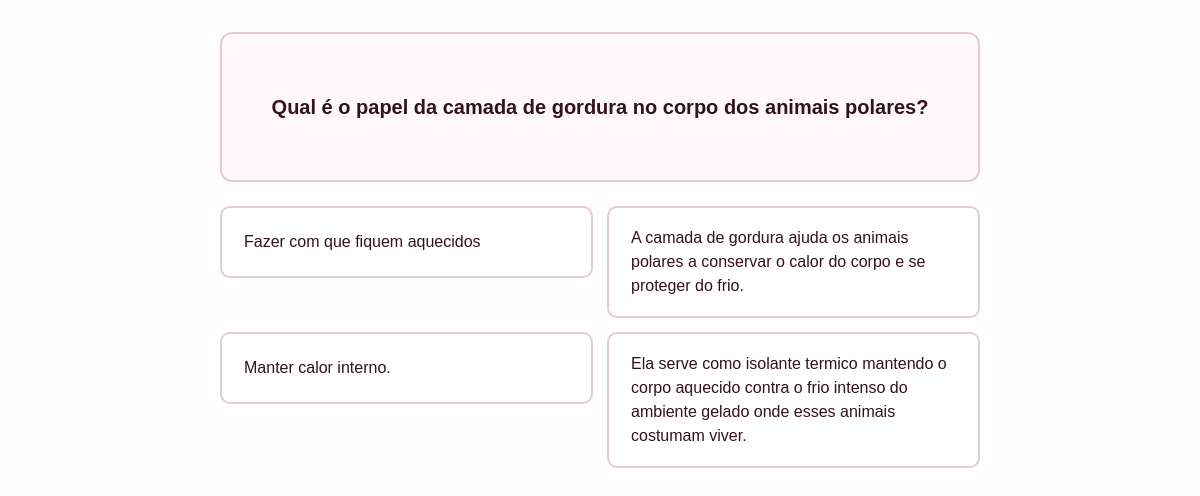
The page /codigo/teste.php on the database its author committed.
### tables this page shows
CREATE TABLE IF NOT EXISTS `pergunta` (
  `idpergunta` INT NOT NULL AUTO_INCREMENT,
  `enunciado` TEXT NOT NULL,
  PRIMARY KEY (`idpergunta`),
  UNIQUE INDEX `idpergunta_UNIQUE` (`idpergunta` ASC) VISIBLE);

CREATE TABLE IF NOT EXISTS `resposta` (
  `idresposta` INT NOT NULL AUTO_INCREMENT,
  `idpergunta` INT NOT NULL,
  `resposta` TEXT NOT NULL,
  `tipo_resposta` TINYINT NOT NULL,
  PRIMARY KEY (`idresposta`, `idpergunta`),
  UNIQUE INDEX `idresposta_UNIQUE` (`idresposta` ASC) VISIBLE,
  INDEX `fk_resposta_pergunta_idx` (`idpergunta` ASC) VISIBLE,
  CONSTRAINT `fk_resposta_pergunta`
    FOREIGN KEY (`idpergunta`)
    REFERENCES `pergunta` (`idpergunta`)
    ON DELETE NO ACTION
    ON UPDATE NO ACTION);

### codigo/teste.php (the view, shortened to what this page needs)
<?php
require_once 'conexao.php';
    ?>
    <?php
$indice_atual = (int) $_SESSION['indice_pergunta'];
$idpergunta_atual = $_SESSION['perguntas_teste'][$indice_atual];
$sql_pergunta = "SELECT enunciado
                 FROM pergunta
                 WHERE idpergunta = $idpergunta_atual
                 LIMIT 1";
$resultado_pergunta = mysqli_query($conexao, $sql_pergunta);
$pergunta_atual = mysqli_fetch_assoc($resultado_pergunta);
$enunciado = htmlspecialchars($pergunta_atual['enunciado'], ENT_QUOTES, 'UTF-8');
$sql_humanas = "SELECT idresposta, resposta
                FROM resposta
                WHERE idpergunta = $idpergunta_atual
                AND tipo_resposta = 1
                ORDER BY RAND()
                LIMIT 3";
$respostas_humanas = mysqli_query($conexao, $sql_humanas);
$sql_ia = "SELECT idresposta, resposta
           FROM resposta
           WHERE idpergunta = $idpergunta_atual
           AND tipo_resposta = 2
           LIMIT 1";
$resposta_ia = mysqli_query($conexao, $sql_ia);
?>
<!DOCTYPE html>
<html lang="pt-br">
<head>
    <link rel="stylesheet" href="style.css">
</head>
<body>
    <div class="questao">
        <div class="pergunta">
            <p><strong><?php echo $enunciado; ?></strong></p>
        </div>
        <div class="alternativas">
            <?php while ($resposta = mysqli_fetch_assoc($respostas_humanas)): ?>
                <?php
                $alternativa = htmlspecialchars($resposta['resposta'], ENT_QUOTES, 'UTF-8');
                ?>
                <form method="post" action="teste.php">
                    <button type="submit"><?php echo $alternativa; ?></button>
                </form>
            <?php endwhile; ?>
        </div>
        <div class="resposta-certa">
            <?php if ($resposta = mysqli_fetch_assoc($resposta_ia)): ?>
                <?php
                $alternativa = htmlspecialchars($resposta['resposta'], ENT_QUOTES, 'UTF-8');
                ?>
                <form method="post" action="teste.php">
                    <button type="submit"><?php echo $alternativa; ?></button>
                </form>
            <?php endif; ?>
        </div>
    </div>
</body>
</html>

### codigo/style.css (style rules this page uses)
* { box-sizing: border-box; }
body { min-height: 100vh; margin: 0; padding: 32px 16px; background-color: #fffdfe; color: #32121d; font-family: Arial, sans-serif; }
.questao { display: grid; grid-template-columns: repeat(2, minmax(0, 1fr)); gap: 14px; width: min(100%, 760px); margin: 0 auto; }
.pergunta { display: flex; grid-column: 1 / -1; min-height: 150px; align-items: center; justify-content: center; margin-bottom: 10px; padding: 28px; border: 2px solid #e7cbd3; border-radius: 12px; background-color: #fff8fa; text-align: center; font-size: 1.25rem; line-height: 1.6; }
.pergunta p { margin: 0; }
.alternativas, .resposta-certa { display: contents; }
.alternativas form, .resposta-certa form { margin: 0; }
.alternativas button, .resposta-certa button { width: 100%; min-height: 72px; padding: 18px 22px; border: 2px solid #e7cbd3; border-radius: 10px; background-color: #fff; color: #32121d; cursor: pointer; font: inherit; line-height: 1.5; text-align: left; transition: background-color 150ms ease, border-color 150ms ease, transform 150ms ease; }

### rows shown on the page
pergunta: enunciado "Qual é o papel da camada de gordura no corpo dos animais polares?"
resposta: resposta "Fazer com que fiquem aquecidos"
resposta: resposta "A camada de gordura ajuda os animais polares a conservar o calor do corpo e se proteger do frio."
resposta: resposta "Manter calor interno."
resposta: resposta "Ela serve como isolante termico mantendo o corpo aquecido contra o frio intenso do ambiente gelado onde esses animais costumam viver."
